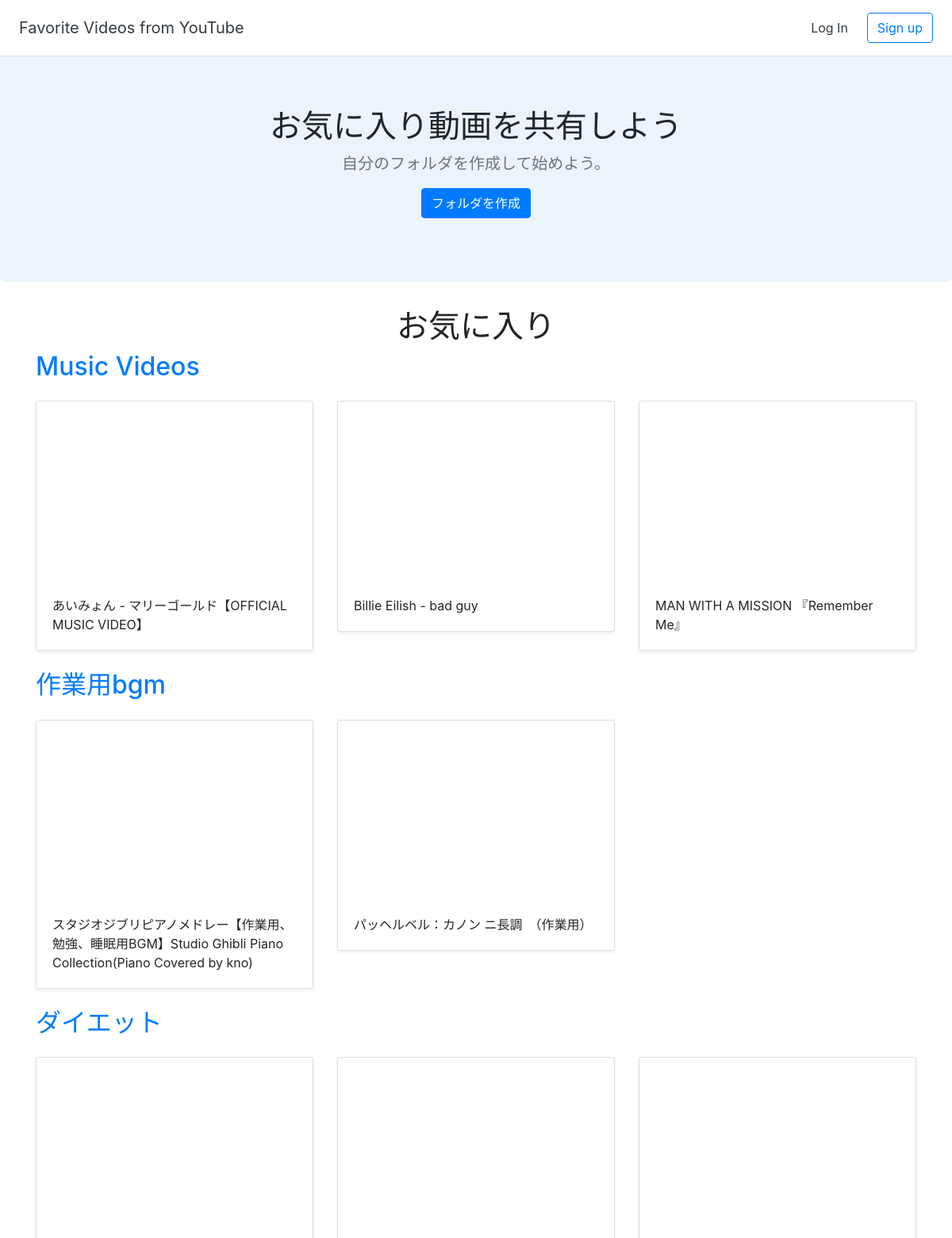
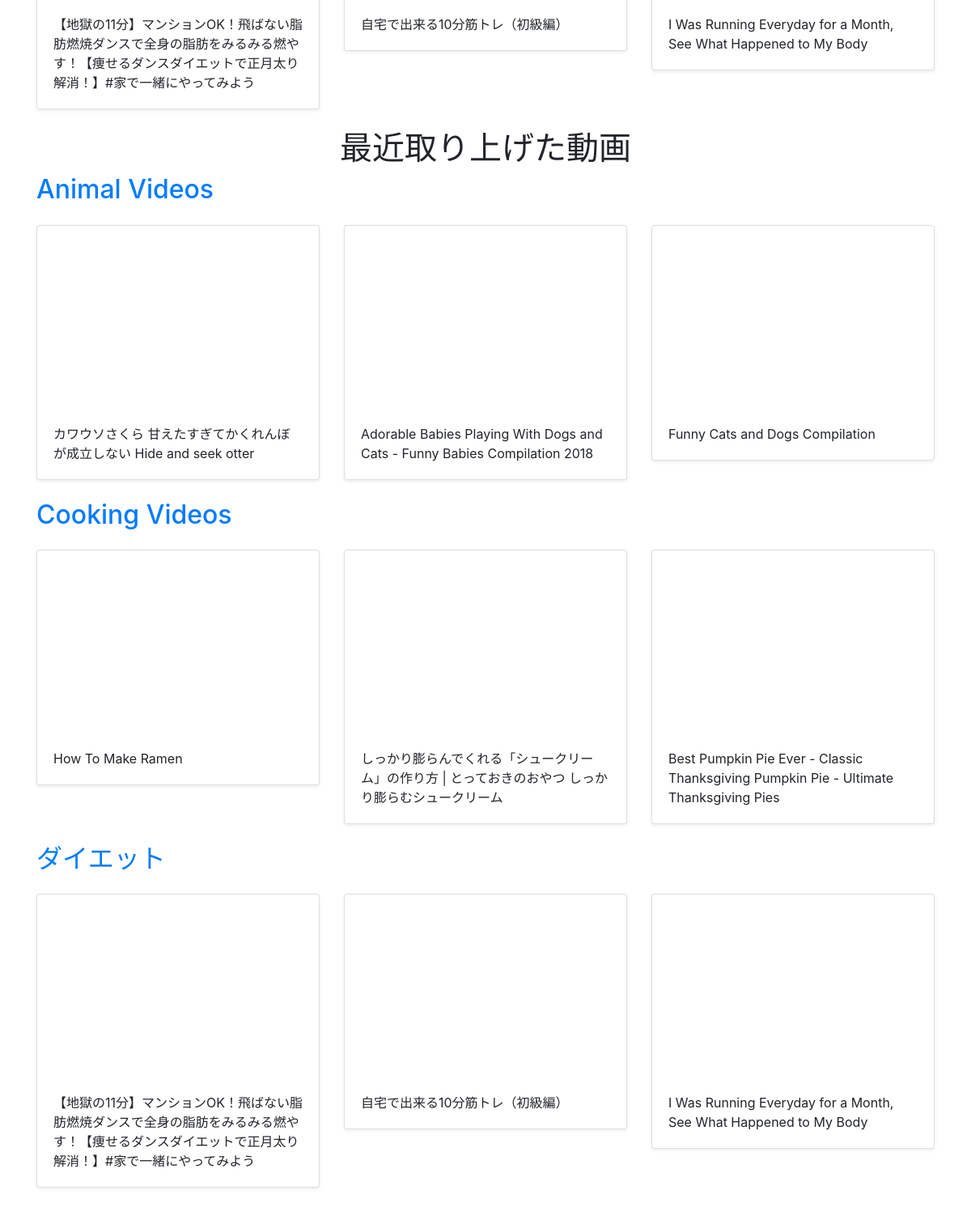
The page / on the database its author committed (2 pictures, top to bottom).
### halls/models.py (models this page shows, shortened)
class Hall(models.Model):
    title = models.CharField(max_length=255)
    user = models.ForeignKey(User, on_delete=models.CASCADE)

class Video(models.Model):
    title = models.CharField(max_length=255)
    url = models.URLField()
    youtube_id = models.CharField(max_length=255)
    hall = models.ForeignKey(Hall, on_delete=models.CASCADE)

### halls/views.py (the view)
# urls.py: path('', views.home, name='home'),
def home(request):
    recent_halls = Hall.objects.all().order_by('-id')[:3]
    popular_halls = [Hall.objects.get(pk=1), Hall.objects.get(pk=2), Hall.objects.get(pk=3)]
    return render(request, 'halls/home.html', {'recent_halls': recent_halls, 'popular_halls': popular_halls})

### halls/templates/halls/home.html
{% extends 'halls/base.html' %}
{% block content %}
<section class="jumbotron text-center">
  <div class="container">
    <h1 class="jumbotron-heading">お気に入り動画を共有しよう</h1>
    <p class="lead text-muted">自分のフォルダを作成して始めよう。</p>    <p>
      <a href="{% url 'create_hall' %}" class="btn btn-primary">フォルダを作成</a>
    </p>
  </div>
</section>
<div class="container">
  <h1 class="text-center">お気に入り</h1>
  {% for hall in popular_halls %}
<h2><a href="{% url 'detail_hall' hall.id %}">{{ hall.title }}</a></h2>
  <div class="row">
    {% for video in hall.video_set.all %}
    <div class="col-md-4 mt-3">
      <div class="card mb-4 shadow-sm">
        <iframe width="100%" height="225" src="https://www.youtube.com/embed/{{ video.youtube_id }}" frameborder="0" allow="accelerometer; autoplay; encrypted-media; gyroscope; picture-in-picture" allowfullscreen></iframe>
        <div class="card-body">
          <p class="card-text">{{ video.title }}</p>
        </div>
      </div>
    </div>
    {% endfor %}
    </div>
  {% endfor %}
  <h1 class="text-center">最近取り上げた動画</h1>
  {% for hall in recent_halls %}
  <h2><a href="{% url 'detail_hall' hall.id %}">{{ hall.title }}</a></h2>
  <div class="row">
    {% for video in hall.video_set.all %}
    <div class="col-md-4 mt-3">
      <div class="card mb-4 shadow-sm">
        <iframe width="100%" height="225" src="https://www.youtube.com/embed/{{ video.youtube_id }}" frameborder="0" allow="accelerometer; autoplay; encrypted-media; gyroscope; picture-in-picture" allowfullscreen></iframe>
        <div class="card-body">
          <p class="card-text">{{ video.title }}</p>
        </div>
      </div>
    </div>
    {% endfor %}
  </div>
  {% endfor %}
</div>
{% endblock %}

### halls/templates/halls/base.html (shortened to what this page needs)
<!doctype html>
<html lang="en">
{% load static %}
<head>
  <link rel="stylesheet" href="https://stackpath.bootstrapcdn.com/bootstrap/4.2.1/css/bootstrap.min.css">
  <link href="{% static 'css/custom.css' %}" rel="stylesheet">
</head>
<body>
  <div class="d-flex flex-column flex-md-row align-items-center p-3 px-md-4 bg-white border-bottom shadow-sm">
    <h5 class="my-0 mr-md-auto font-weight-normal"><a href="{% url 'home' %}" class="text-dark">Favorite Videos from YouTube</a></h5>
    <nav class="my-2 my-md-0 mr-md-3">
      {% if user.is_authenticated %}
      <a class="p-2 text-dark" href="{% url 'dashboard' %}">Folder</a>
      <a class="p-2 text-dark" href="{% url 'logout' %}">Log Out</a>
      {% else %}
      <a class="p-2 text-dark" href="{% url 'login' %}">Log In</a>
      {% endif %}
    </nav>
    {% if user.is_authenticated == False %}
    <a class="btn btn-outline-primary" href="{% url 'signup' %}">Sign up</a>
    {% endif %}
  </div>
  {% block content %}
  {% endblock %}
</body>
</html>

### halls/static/css/custom.css (style rules this page uses)
.jumbotron { background-color: #EBF4FA; }
.jumbotron-heading { font-weight: 300; }
.jumbotron .container { max-width: 51rem; }

### rows shown on the page
Hall: title "Music Videos"
Video: title "あいみょん - マリーゴールド【OFFICIAL MUSIC VIDEO】"
Video: title "Billie Eilish - bad guy"
Video: title "MAN WITH A MISSION 『Remember Me』"
Hall: title "作業用bgm"
Video: title "スタジオジブリピアノメドレー【作業用、勉強、睡眠用BGM】Studio Ghibli Piano Collection(Piano Covered by kno)"
Video: title "パッヘルベル：カノン ニ長調 （作業用）"
Hall: title "ダイエット"
Video: title "【地獄の11分】マンションOK！飛ばない脂肪燃焼ダンスで全身の脂肪をみるみる燃やす！【痩せるダンスダイエットで正月太り解消！】#家で一緒にやってみよう"
Video: title "自宅で出来る10分筋トレ（初級編）"
Video: title "I Was Running Everyday for a Month, See What Happened to My Body"
Hall: title "Animal Videos"
Video: title "カワウソさくら 甘えたすぎてかくれんぼが成立しない Hide and seek otter"
Video: title "Adorable Babies Playing With Dogs and Cats - Funny Babies Compilation 2018"
Video: title "Funny Cats and Dogs Compilation"
Hall: title "Cooking Videos"
Video: title "How To Make Ramen"
Video: title "しっかり膨らんでくれる「シュークリーム」の作り方 | とっておきのおやつ しっかり膨らむシュークリーム"
Video: title "Best Pumpkin Pie Ever - Classic Thanksgiving Pumpkin Pie - Ultimate Thanksgiving Pies"
